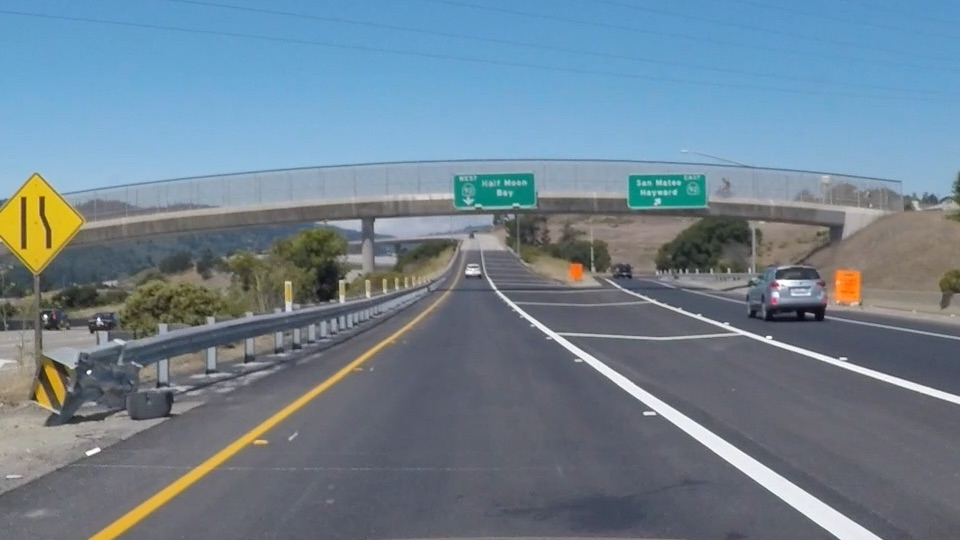
#> input picture images/highway.jpg, 960 x 540 px
$ jupyter execute Sobel.ipynb   (older library calls are emulated)
#> lines starting #> are read from the running program, lines starting #| are printed output that depends on the picture; after the words box and inside, x2 and y2 are one past the last pixel; in counts of white or black regions, pixels touching at a corner belong together
## Sobel Operator

[cell 1]
import numpy as np
import cv2
import matplotlib.pyplot as plt
import matplotlib.image as mpimg
import pickle


image = mpimg.imread('../images/highway.jpg')
#> image is the input picture: shape (540, 960, 3); mean R, G, B 111.3, 130.2, 144.4

# Define a function that applies Sobel x or y,
# then takes an absolute value and applies a threshold.
# Note: calling your function with orient='x', thresh_min=20, thresh_max=100
# should produce output like the example image shown above this quiz.
def abs_sobel_thresh(img, orient='x', thresh_min=0, thresh_max=255):

#> called with orient = 'x', thresh_min = 20, thresh_max = 100
    gray = cv2.cvtColor(img, cv2.COLOR_BGR2GRAY)

    if orient=='x':
        sobel = cv2.Sobel(gray, cv2.CV_64F, 1, 0)
    elif orient=='y':
        sobel = cv2.Sobel(gray, cv2.CV_64F, 0, 1)

    # Take the absolute value of the derivative or gradient
    abs_sobelx = np.absolute(sobel)
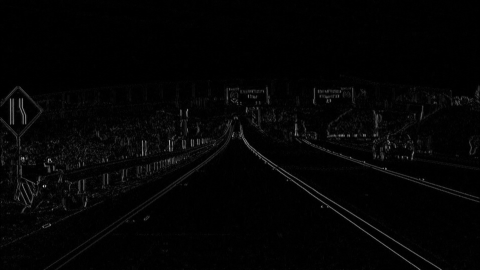
#> abs_sobelx: shape (540, 960) float64 (shown at 1/2 size); min 0, max 722, mean 13.2; drawn with min black and max white

    # Scale to 8-bit (0 - 255) then convert to type = np.uint8

    scaled_sobel = np.uint8(255*abs_sobelx/np.max(abs_sobelx))

    # Create a mask of 1's where the scaled gradient magnitude is > thresh_min and < thresh_max

    thresh_min = 20
    thresh_max = 100
    sxbinary = np.zeros_like(scaled_sobel)
    sxbinary[(scaled_sobel >= thresh_min) & (scaled_sobel <= thresh_max)] = 1

    # Return this mask as your binary_output image
    binary_output = sxbinary
    return binary_output

# Run the function
grad_binary = abs_sobel_thresh(image, orient='x', thresh_min=20, thresh_max=100)
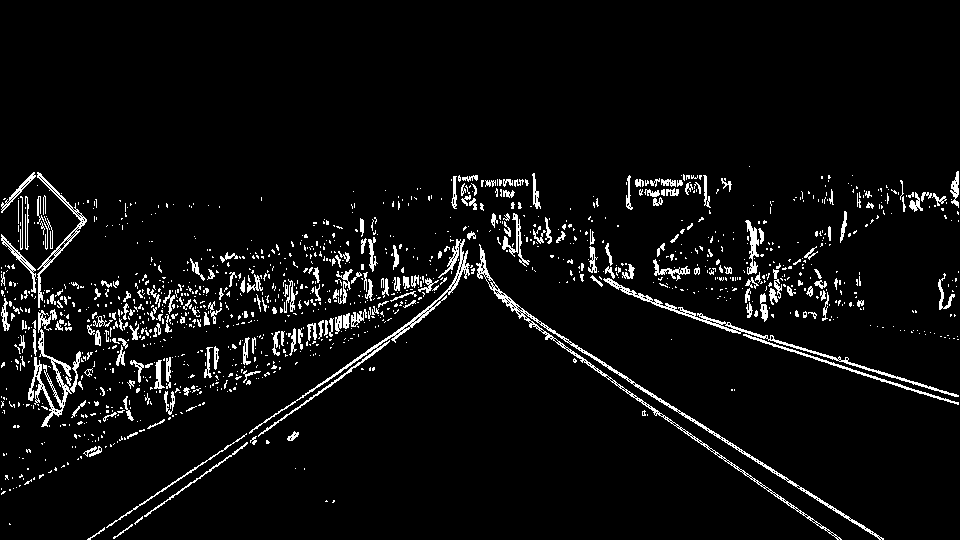
#> grad_binary: shape (540, 960); values 0 (black) and 1 (white), 5.1% white in thin lines or dots, all inside (x1, y1, x2, y2) = (1, 166, 959, 540)
# Plot the result
f, (ax1, ax2) = plt.subplots(1, 2, figsize=(24, 9))
f.tight_layout()
ax1.imshow(image)
ax1.set_title('Original Image', fontsize=50)
ax2.imshow(grad_binary, cmap='gray')
ax2.set_title('Thresholded Gradient', fontsize=50)
plt.subplots_adjust(left=0., right=1, top=0.9, bottom=0.)

## Magnitude of Gradient

[cell 2]
import numpy as np
import cv2
import matplotlib.pyplot as plt
import matplotlib.image as mpimg
import pickle


image = mpimg.imread('../images/highway.jpg')

# Define a function that applies Sobel x and y,
# then computes the magnitude of the gradient
# and applies a threshold
def mag_thresh(img, sobel_kernel=3, mag_thresh=(0, 255)):
#> called with sobel_kernel = 15, mag_thresh = (30, 100)
    gray = cv2.cvtColor(img, cv2.COLOR_RGB2GRAY)
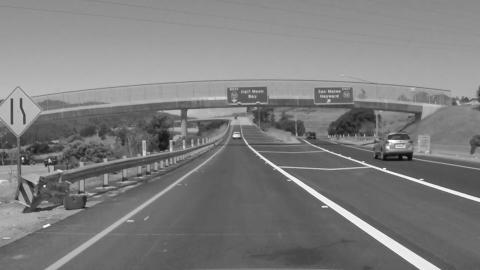
#> gray: shape (540, 960) (shown at 1/2 size); min 7, max 255, mean 126.2

    # Take both Sobel x and y gradients
    sobelx = cv2.Sobel(gray, cv2.CV_64F, 1, 0, ksize=sobel_kernel)
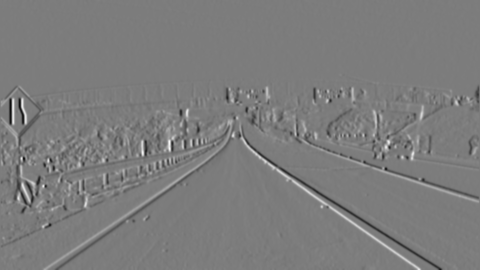
#> sobelx: shape (540, 960) float64 (shown at 1/2 size); min -3.31e+09, max 3.46e+09, mean -3141503.2; drawn with min black and max white
    sobely = cv2.Sobel(gray, cv2.CV_64F, 0, 1, ksize=sobel_kernel)
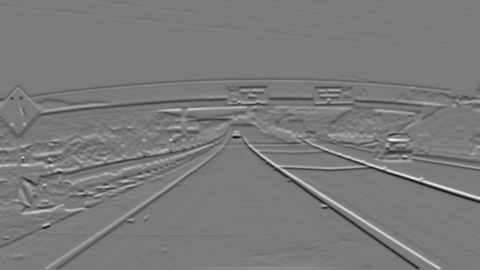
#> sobely: shape (540, 960) float64 (shown at 1/2 size); min -4.43e+09, max 4.76e+09, mean -7367212.3; drawn with min black and max white

    # Calculate the gradient magnitude
    gradmag = np.sqrt(sobelx**2 + sobely**2)
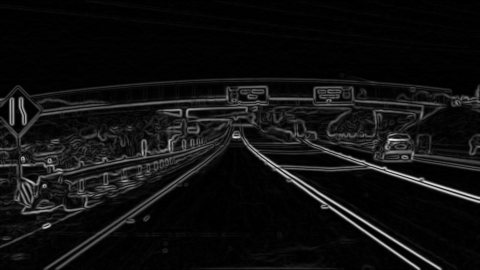
#> gradmag: shape (540, 960) float64 (shown at 1/2 size); min 0, max 4.79e+09, mean 306908769.9; drawn with min black and max white

    # Rescale to 8 bit
    scale_factor = np.max(gradmag)/255
#> scale_factor = 18786206.6
    gradmag = (gradmag/scale_factor).astype(np.uint8)

    # Create a binary image of ones where threshold is met, zeros otherwise
    binary_output = np.zeros_like(gradmag)
    binary_output[(gradmag >= mag_thresh[0]) & (gradmag <= mag_thresh[1])] = 1

    # Return the binary image
    return binary_output

# Run the function
mag_binary = mag_thresh(image, sobel_kernel=15, mag_thresh=(30, 100))
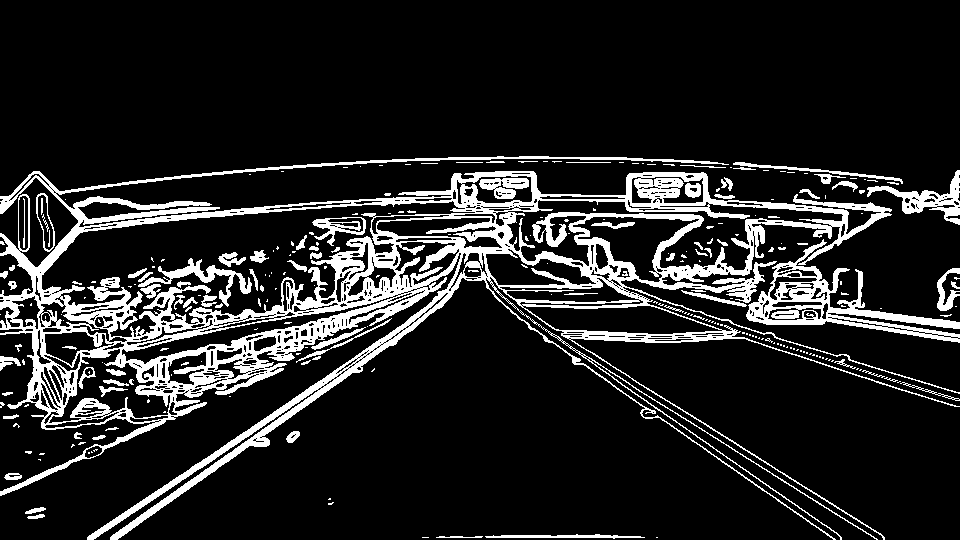
#> mag_binary: shape (540, 960); values 0 (black) and 1 (white), 14.3% white; 260 white regions (171 under 20 px), largest, box (x1, y1, x2, y2) and area: (0, 156, 960, 540) 57879, (746, 239, 960, 343) 5035, (867, 170, 960, 225) 1387
# Plot the result
f, (ax1, ax2) = plt.subplots(1, 2, figsize=(24, 9))
f.tight_layout()
ax1.imshow(image)
ax1.set_title('Original Image', fontsize=50)
ax2.imshow(mag_binary, cmap='gray')
ax2.set_title('Thresholded Magnitude', fontsize=50)
plt.subplots_adjust(left=0., right=1, top=0.9, bottom=0.)

## Direction of Gradient

[cell 3]
import numpy as np
import cv2
import matplotlib.pyplot as plt
import matplotlib.image as mpimg
import pickle

image = mpimg.imread('../images/highway.jpg')

# function that applies Sobel x and y,
# then computes the direction of the gradient
# and applies a threshold.
def dir_threshold(img, sobel_kernel=3, thresh=(0, np.pi/2)):
#> called with sobel_kernel = 15, thresh = (0.7, 1.3)
    gray = cv2.cvtColor(img, cv2.COLOR_RGB2GRAY)

    # Calculate the x and y gradients
    sobelx = cv2.Sobel(gray, cv2.CV_64F, 1, 0, ksize=sobel_kernel)
    sobely = cv2.Sobel(gray, cv2.CV_64F, 0, 1, ksize=sobel_kernel)

    # Take the absolute value of the gradient direction,
    # apply a threshold, and create a binary image result

    absgraddir = np.arctan2(np.absolute(sobely), np.absolute(sobelx))
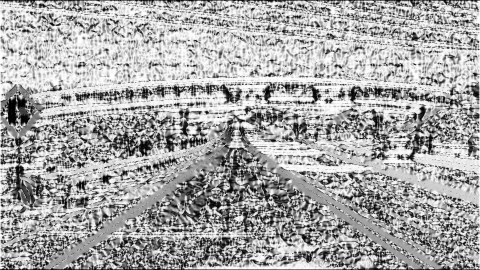
#> absgraddir: shape (540, 960) float64 (shown at 1/2 size); min 0, max 1.57, mean 1.03; drawn with min black and max white
    binary_output =  np.zeros_like(absgraddir)
    binary_output[(absgraddir >= thresh[0]) & (absgraddir <= thresh[1])] = 1

    # Return the binary image
    return binary_output

# Run the function
dir_binary = dir_threshold(image, sobel_kernel=15, thresh=(0.7, 1.3))
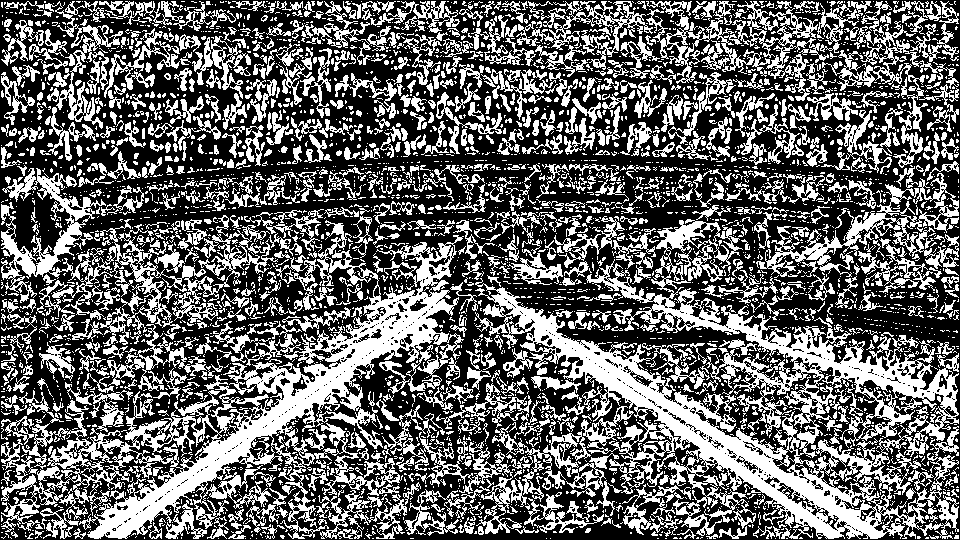
#> dir_binary: shape (540, 960) float64; values 0 (black) and 1 (white), 39.8% white; 3967 white regions (3099 under 20 px), largest, box (x1, y1, x2, y2) and area: (475, 219, 959, 539) 41384, (1, 220, 464, 539) 32586, (1, 168, 278, 347) 8802
# Plot the result
f, (ax1, ax2) = plt.subplots(1, 2, figsize=(24, 9))
f.tight_layout()
ax1.imshow(image)
ax1.set_title('Original Image', fontsize=50)
ax2.imshow(dir_binary, cmap='gray')
ax2.set_title('Thresholded Grad. Dir.', fontsize=50)
plt.subplots_adjust(left=0., right=1, top=0.9, bottom=0.)

$ run again, with images/calib.png saved as images/highway.jpg
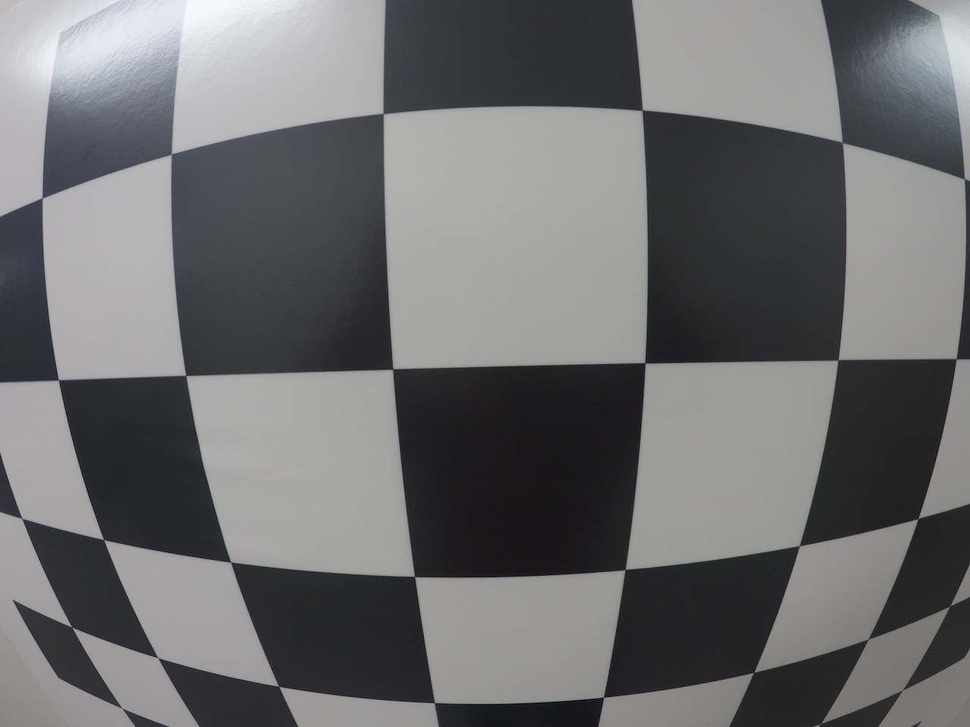
#> input picture images/calib.png, 970 x 727 px, shrunk from 1280 x 960 before the run
#> image is the input picture: shape (727, 970, 3); mean R, G, B 109.3, 109.7, 110.9
#> `grad_binary = abs_sobel_thresh(image, orient='x', thresh_min=20, thres..`:
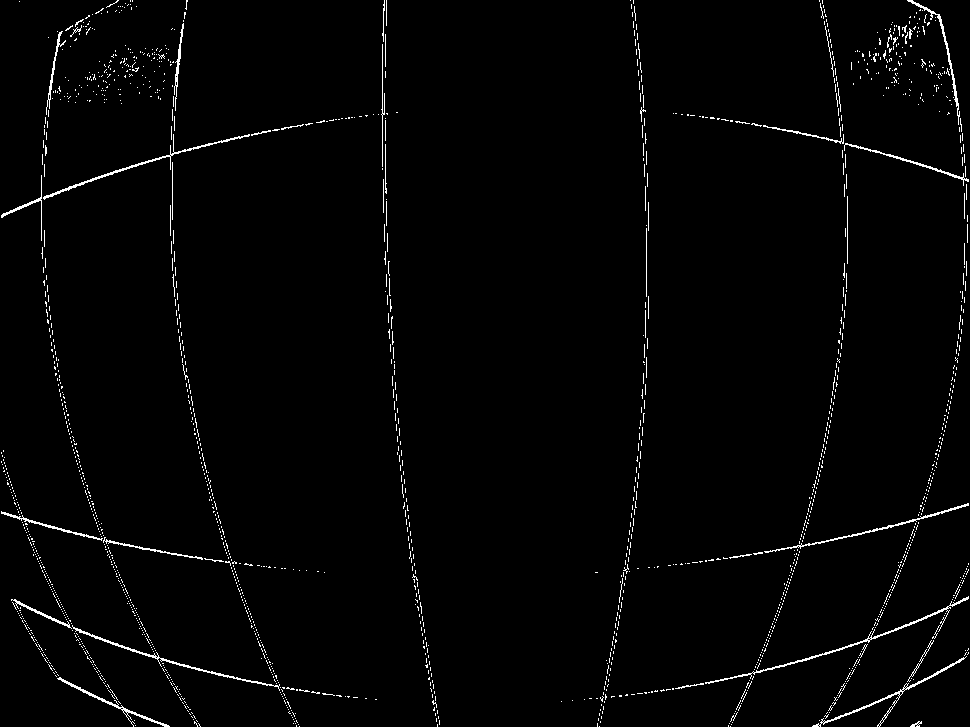
#> grad_binary: shape (727, 970); values 0 (black) and 1 (white), 1.8% white in thin lines or dots
#> scale_factor = 13904559.7
#> mag_binary: shape (727, 970); values 0 (black) and 1 (white), 4.2% white in thin lines or dots
#> `dir_binary = dir_threshold(image, sobel_kernel=15, thresh=(0.7, 1.3))`:
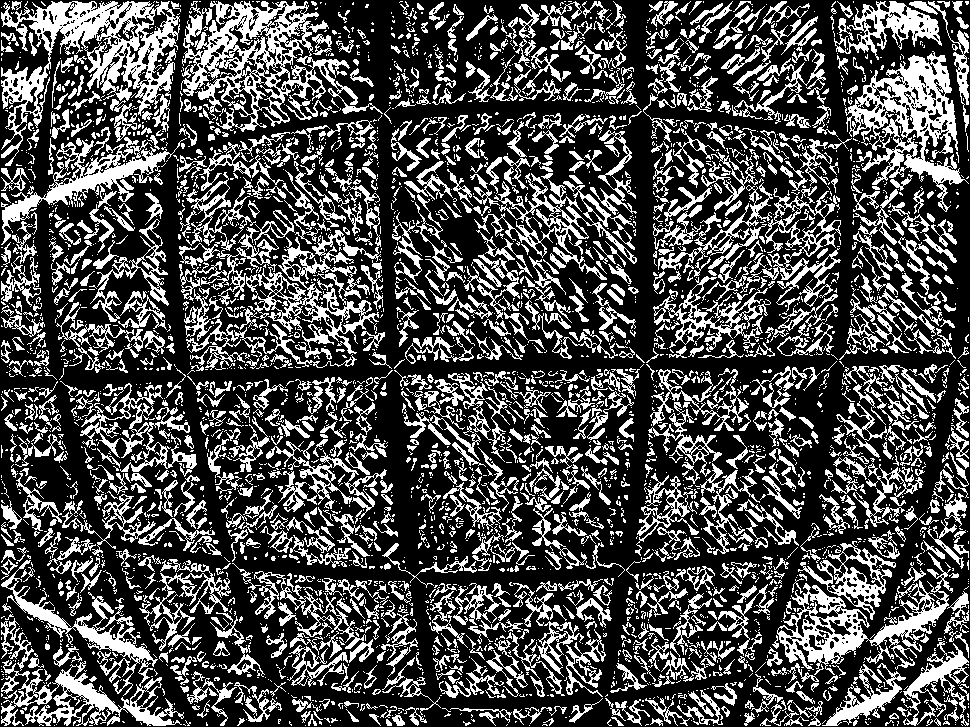
#> dir_binary: shape (727, 970) float64; values 0 (black) and 1 (white), 30.2% white; 3856 white regions (2661 under 20 px), largest, box (x1, y1, x2, y2) and area: (1, 1, 180, 166) 8971, (181, 1, 383, 132) 8307, (845, 51, 969, 212) 6939
